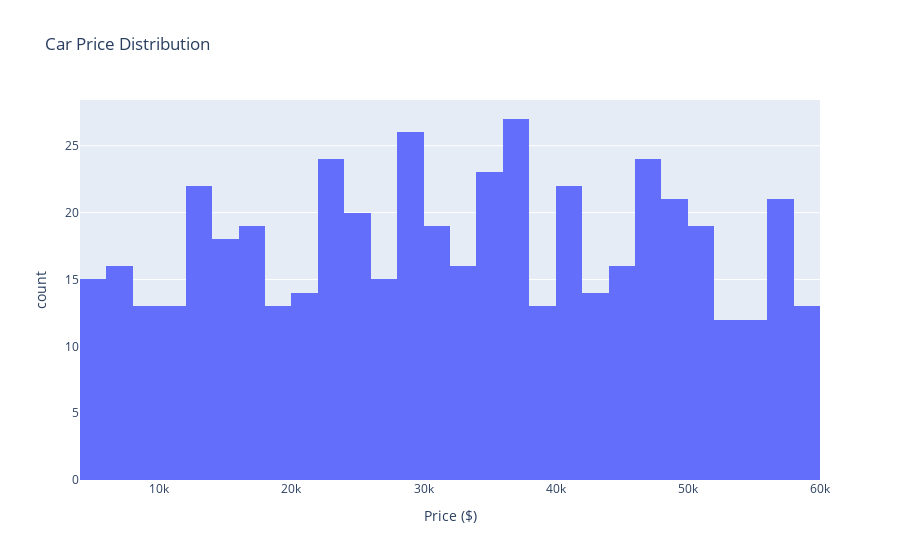
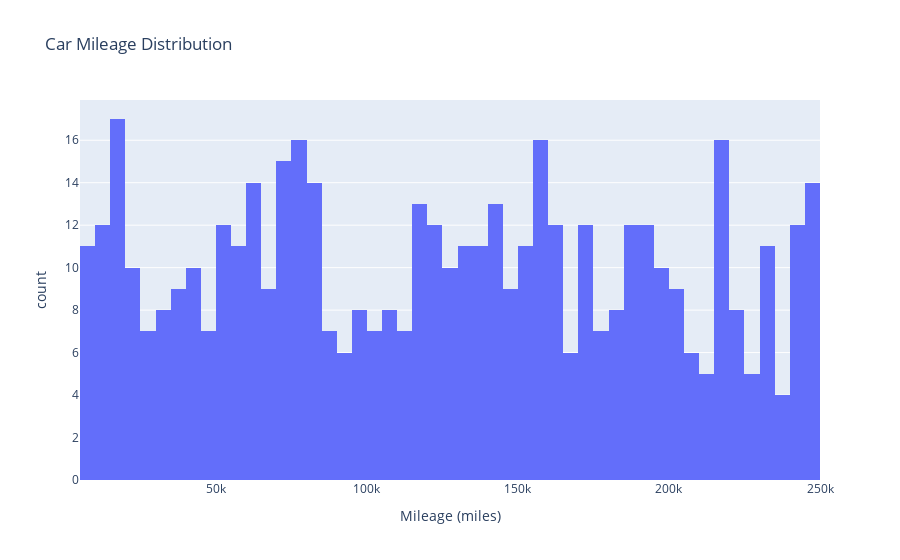
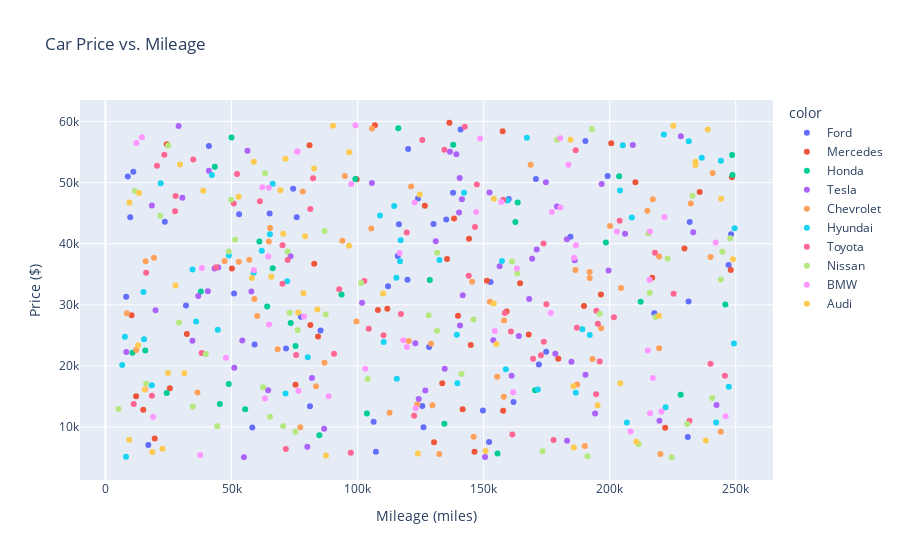
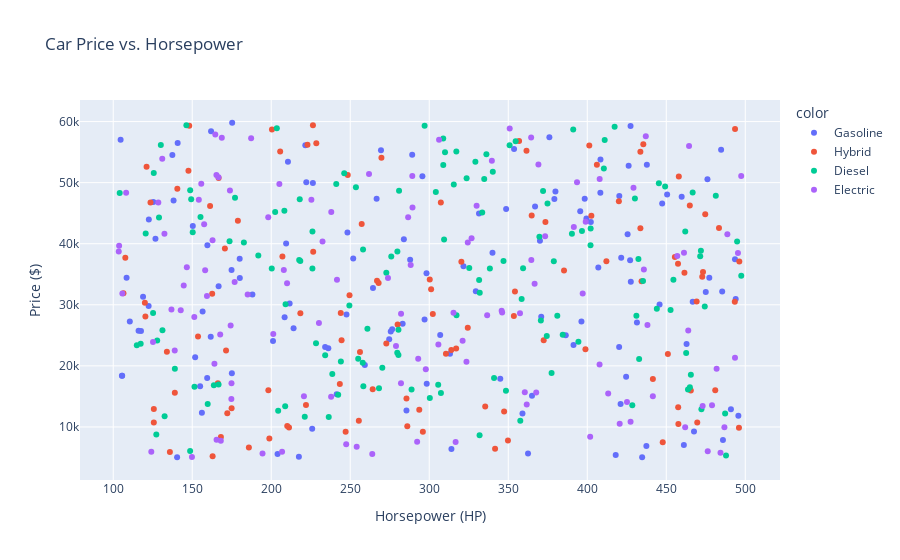

The code cell stored with these charts, in order, in its notebook:
### Code cell
import plotly.express as px
import random

car_brands = ['Toyota', 'Honda', 'Ford', 'BMW', 'Mercedes', 'Chevrolet', 'Tesla', 'Nissan', 'Hyundai', 'Audi']
fuel_types = ['Gasoline', 'Diesel', 'Electric', 'Hybrid']
transmissions = ['Automatic', 'Manual']

num_samples = 500  # Number of cars

car_data = {
    'Brand': [random.choice(car_brands) for _ in range(num_samples)],
    'Fuel Type': [random.choice(fuel_types) for _ in range(num_samples)],
    'Transmission': [random.choice(transmissions) for _ in range(num_samples)],
    'Price': [random.uniform(5000, 60000) for _ in range(num_samples)],  # Prices between $5K and $60K
    'Mileage': [random.uniform(5000, 250000) for _ in range(num_samples)],  # Mileage between 5K and 250K miles
    'Horsepower': [random.uniform(100, 500) for _ in range(num_samples)],  # HP between 100 and 500
    'Year': [random.randint(2000, 2023) for _ in range(num_samples)],  # Car year
}

# Histogram: Distribution of Car Prices
fig1 = px.histogram(x=car_data['Price'], nbins=50, title="Car Price Distribution", labels={'x': 'Price ($)'})
fig1.show()

# Histogram: Distribution of Car Mileage
fig2 = px.histogram(x=car_data['Mileage'], nbins=50, title="Car Mileage Distribution", labels={'x': 'Mileage (miles)'})
fig2.show()

# Scatter Plot: Price vs. Mileage
fig3 = px.scatter(x=car_data['Mileage'], y=car_data['Price'], color=car_data['Brand'],
                  title="Car Price vs. Mileage", labels={'x': 'Mileage (miles)', 'y': 'Price ($)'})
fig3.show()

# Scatter Plot: Price vs. Horsepower
fig4 = px.scatter(x=car_data['Horsepower'], y=car_data['Price'], color=car_data['Fuel Type'],
                  title="Car Price vs. Horsepower", labels={'x': 'Horsepower (HP)', 'y': 'Price ($)'})
fig4.show()

# Scatter Plot: Year vs. Price
fig5 = px.scatter(x=car_data['Year'], y=car_data['Price'], color=car_data['Transmission'],
                  title="Car Price vs. Year", labels={'x': 'Year', 'y': 'Price ($)'})
fig5.show()
